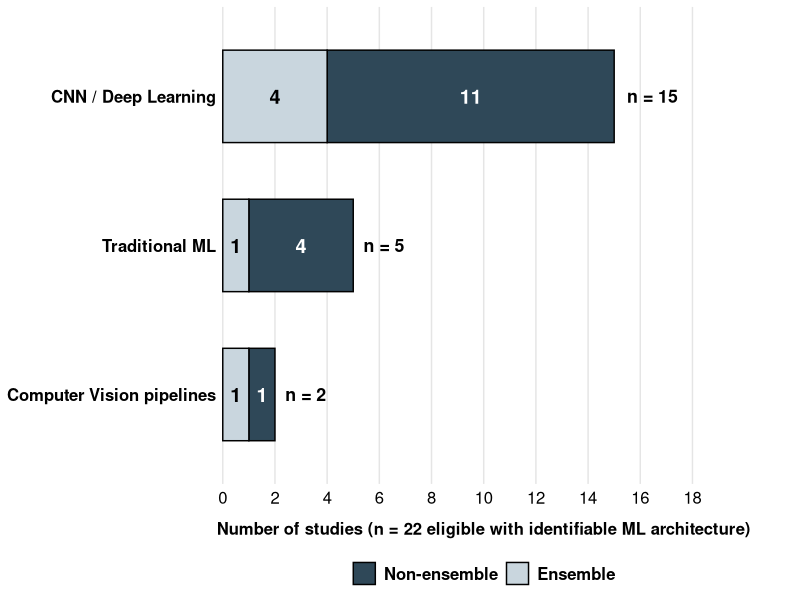

The R script that drew this image:
library(ggplot2)
library(dplyr)

master <- read.csv("../data/extraction_master.csv", stringsAsFactors = FALSE, encoding = "UTF-8")
ml <- subset(master, ml_architecture == 1)
families <- c("CNN / Deep Learning", "Traditional ML", "Computer Vision pipelines")

df_arch <- expand.grid(
  Configuration = c("Non-ensemble", "Ensemble"),
  Family = families,
  stringsAsFactors = FALSE
)[, c("Family", "Configuration")]
df_arch$Studies <- mapply(
  function(f, cfg) sum(ml$model_family == f & ml$ensemble == ifelse(cfg == "Ensemble", 1, 0)),
  df_arch$Family, df_arch$Configuration
)
n_ml <- nrow(ml)
x_upper <- ceiling(max(tapply(df_arch$Studies, df_arch$Family, sum)) * 1.15 / 2) * 2 + 2

df_arch$Family <- factor(
  df_arch$Family,
  levels = c(
    "Computer Vision pipelines",
    "Traditional ML",
    "CNN / Deep Learning"
  )
)

df_arch$Configuration <- factor(
  df_arch$Configuration,
  levels = c("Non-ensemble", "Ensemble")
)

totals <- df_arch %>%
  group_by(Family) %>%
  summarise(Total = sum(Studies))

colors_conf <- c(
  "Non-ensemble" = "#2F4858",
  "Ensemble"     = "#C9D6DE"
)

p <- ggplot(df_arch, aes(x = Studies, y = Family, fill = Configuration)) +
  geom_bar(
    stat = "identity",
    width = 0.62,
    colour = "black",
    linewidth = 0.5
  ) +
  geom_text(
    aes(
      label = ifelse(Studies > 0, Studies, ""),
      colour = Configuration
    ),
    position = position_stack(vjust = 0.5),
    size = 5,
    fontface = "bold",
    show.legend = FALSE
  ) +
  geom_text(
    data = totals,
    inherit.aes = FALSE,
    aes(x = Total, y = Family, label = paste0("n = ", Total)),
    hjust = -0.25,
    size = 4.5,
    fontface = "bold",
    colour = "black"
  ) +
  scale_fill_manual(values = colors_conf, name = NULL) +
  scale_colour_manual(values = c(
    "Non-ensemble" = "white",
    "Ensemble"     = "black"
  )) +
  scale_x_continuous(
    limits = c(0, x_upper),
    breaks = seq(0, x_upper - 2, 2),
    expand = c(0, 0)
  ) +
  coord_cartesian(clip = "off") +
  labs(
    x = paste0("Number of studies (n = ", n_ml, " eligible with identifiable ML architecture)"),
    y = NULL
  ) +
  theme_minimal(base_family = "sans") +
  theme(
    legend.position = "bottom",
    legend.text = element_text(size = 12, face = "bold", colour = "black"),
    axis.text.y = element_text(size = 12, face = "bold", colour = "black"),
    axis.text.x = element_text(size = 12, colour = "black"),
    axis.title.x = element_text(
      size = 12,
      face = "bold",
      colour = "black",
      margin = margin(t = 10)
    ),
    plot.margin = margin(t = 5, r = 40, b = 5, l = 5),
    panel.grid.major.y = element_blank(),
    panel.grid.minor = element_blank(),
    panel.grid.major.x = element_line(colour = "gray90")
  )

ggsave("../results/fig_4_architectures.png", plot = p, width = 9, height = 5.2, dpi = 300, bg = "white")
